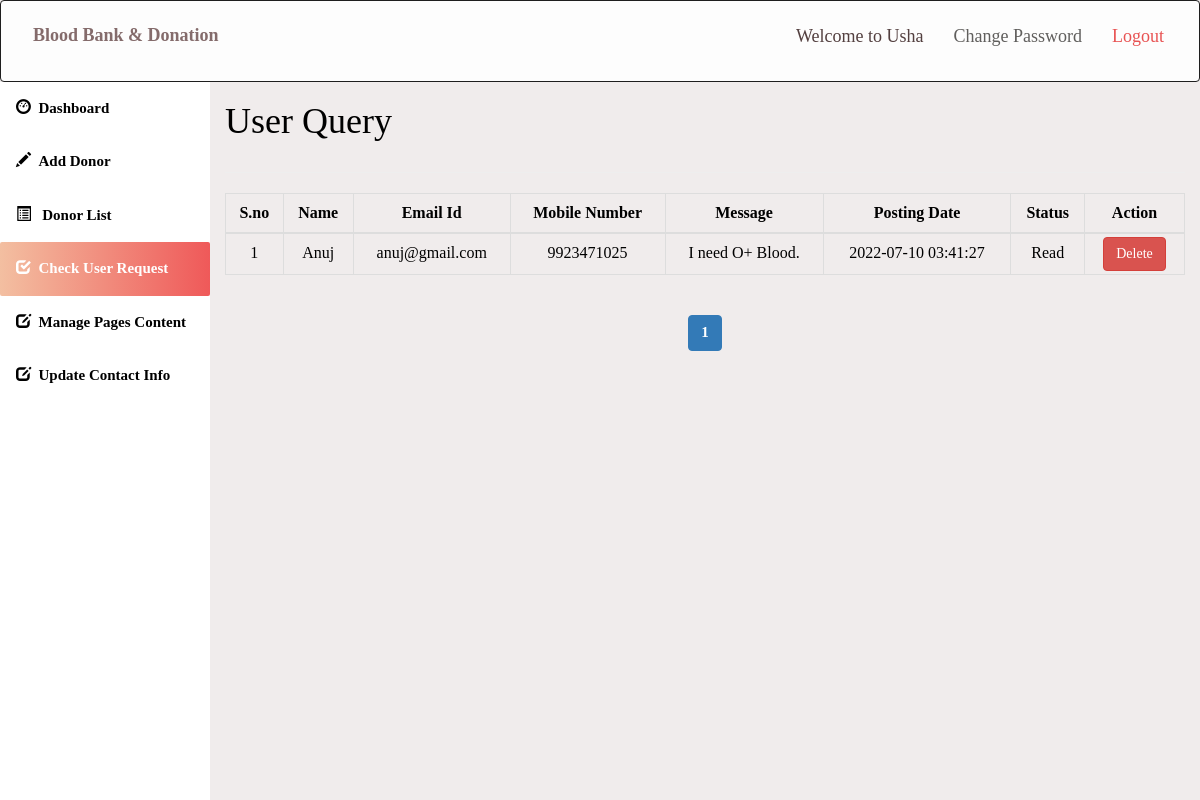
Page /admin/query.php (signed in) on the committed database.
### tables this page shows
create table contact_query(
query_id int auto_increment Not Null,
query_name varchar(100) NOT NULL,
query_mail varchar(120) NOT NULL,
query_number char(11) NOT NULL,
query_message longtext NOT NULL,
query_date timestamp NOT NULL DEFAULT CURRENT_TIMESTAMP,
query_status int(11) DEFAULT NULL,
Primary key(query_id)
);

### admin/query.php (the view, shortened to what this page needs)
<html>
<head>
  <link rel="stylesheet" href="https://maxcdn.bootstrapcdn.com/bootstrap/3.4.1/css/bootstrap.min.css">
</head>
<?php
include 'conn.php';
if (isset($_SESSION['loggedin']) && $_SESSION['loggedin'] == true) {
    ?>
<body style="color:black;  background-color: #F0ECEC;">
<div id="header">
<?php include 'header.php';
    ?>
</div>
<div id="sidebar">
<?php $active = "query";include 'sidebar.php';?>
</div>
<div id="content" >
  <div class="content-wrapper">
    <div class="container-fluid">
      <div class="row">
        <div class="col-md-12 lg-12 sm-12">
          <h1 class="page-title">User Query</h1>
        </div>
      </div>
      <hr>
      <?php
include 'conn.php';
    $limit = 10;
    if (isset($_GET['page'])) {
        $page = $_GET['page'];
    } else {
        $page = 1;
    }
    $offset = ($page - 1) * $limit;
    $count = $offset + 1;
    $sql = "select * from contact_query LIMIT {$offset},{$limit}";
    $result = mysqli_query($conn, $sql);
    if (mysqli_num_rows($result) > 0) {
        ?>
       <div class="table-responsive">
      <table class="table table-bordered" style="text-align:center">
          <thead style="text-align:center">
          <th style="text-align:center">S.no</th>
          <th style="text-align:center">Name</th>
          <th style="text-align:center">Email Id</th>
          <th style="text-align:center">Mobile Number</th>
          <th style="text-align:center">Message</th>
          <th style="text-align:center">Posting Date</th>
          <th style="text-align:center">Status</th>
          <th style="text-align:center">Action</th>
          </thead>
          <tbody>
            <?php
while ($row = mysqli_fetch_assoc($result)) {?>
          <tr>
                  <td><?php echo $count++; ?></td>
                  <td><?php echo $row['query_name']; ?></td>
                  <td><?php echo $row['query_mail']; ?></td>
                  <td><?php echo $row['query_number']; ?></td>
                  <td><?php echo $row['query_message']; ?></td>
                  <td><?php echo $row['query_date']; ?></td>
                  <?php if ($row['query_status'] == 1) {
            ?><td>Read<br></td>
<?php } else {?>
<td><a href="query.php?id=<?php echo $row['query_id']; ?>" onclick="clickme()"><b id="demo">Pending</b></a><br>
</td>
<?php }?>
                    <td id="he" style="width:100px">
                    <a style="background-color:aqua" href='delete_query.php?id=<?php echo $row['query_id']; ?>'> <button class="btn btn-danger">
                        Delete <i class="fa fa-arrow-right"></i>
                      </button> </a>
                </td>
              </tr>
            <?php }?>
          </tbody>
      </table>
    </div>
    <?php }?>
    <div class="table-responsive"style="text-align:center;align:center">
        <?php
$sql1 = "SELECT * FROM contact_query";
    $result1 = mysqli_query($conn, $sql1) or die("Query Failed.");
    if (mysqli_num_rows($result1) > 0) {
        $total_records = mysqli_num_rows($result1);
        $total_page = ceil($total_records / $limit);
        echo '<ul class="pagination admin-pagination">';
        for ($i = 1; $i <= $total_page; $i++) {
            if ($i == $page) {
                $active = "active";
            } else {
                $active = "";
            }
            echo '<li class="' . $active . '"><a href="query.php?page=' . $i . '">' . $i . '</a></li>';
        }
        echo '</ul>';
    }
    ?>
        </div>
      </div>
    </div>
   <?php }
?>
</body>
</html>

### admin/header.php (shortened to what this page needs)
<!DOCTYPE html>
<html>
<head>
  <link rel="stylesheet" href="https://maxcdn.bootstrapcdn.com/bootstrap/3.4.1/css/bootstrap.min.css">
</head>
<body>
<nav class="navbar navbar-inverse" style="background-color:white ;">
  <div class="container-fluid">
    <div class="navbar-header">
      <a class="navbar-brand" id="qq" href="dashboard.php" style="color:#795E5E;">Blood Bank & Donation </a>
    </div>
    <ul class="nav navbar-nav navbar-right"  >
      <li class="dropdown">
      <li><a  href="dashboard.php" style="color:#432E2E ;">
        <?php
include 'conn.php';
$username = $_SESSION['username'];
$sql = "select * from admin_info where admin_username='$username'";
$result = mysqli_query($conn, $sql) or die("query failed.");
$row = mysqli_fetch_assoc($result);
$name = $row['admin_name'];
echo " <li> <p >Welcome to {$name}</p> </li>";
?>
</a></li>
          <li><a href="change_password.php" style="color:#51504E  ">Change Password </a></li>
          <li><a href="logout.php" style="color:#E84343 ;">Logout</a></li>
    </li>
    </ul>
  </div>
</nav>
</body></html>

### admin/query.php (style rules this page uses)
#sidebar { position:relative;margin-top:-20px }
#content { position:relative;margin-left:210px }
#he { font-size: 14px; font-weight: 600; text-transform: uppercase; padding: 3px 7px; color: #fff; text-decoration: none; border-radius: 3px; align:center }

### admin/header.php (style rules this page uses)
.navbar { background-color: #D00D0D ; padding: 10px 20px; opacity: 0.9; color:#D8CACA ; }
.navbar a { float: left; color: white; text-align: center; padding: 12px; text-decoration: none; font-size: 18px; line-height: 25px; }
.navbar-brand { font-size: 25px; font-weight: bold; }
.navbar a { float: none; display: block; text-align: left; }
.navbar-right { float: none; }

### admin/sidebar.php (style rules this page uses)
body { margin: 0; font-family: 'Averia Gruesa Libre';font-size: 15px; color:#5DD3D3; }

### rows in the picture
contact_query: query_name "Anuj", query_mail "anuj@gmail.com", query_number "9923471025", query_message "I need O+ Blood.", query_date "2022-07-10 03:41:27", query_status "Read"

### other values in the picture
$name "Usha"
